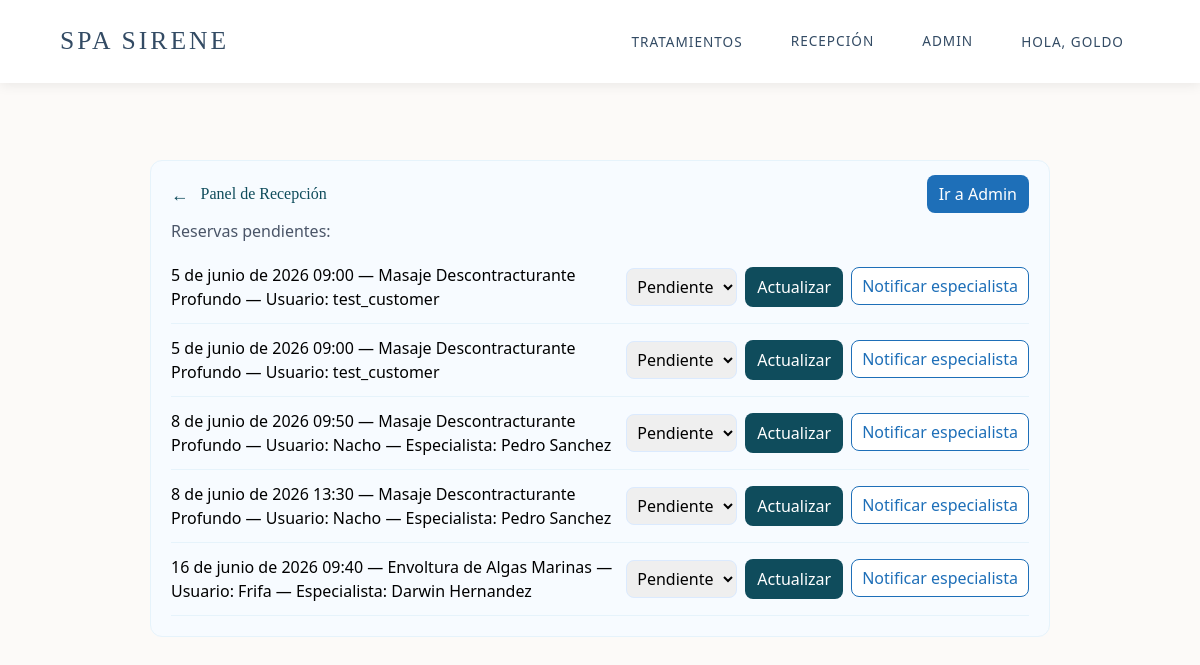
Screenshot of /spa/reception/ (signed in) with the database file from the repository.
### coffee/models.py (models this page shows, shortened)
class Reserva(models.Model):
    ESTADO_CHOICES = [
        ('PENDIENTE', 'En revisión'),
        ('CONFIRMADA', 'Confirmada'),
        ('RECHAZADA', 'Rechazada'),  # Configurado para el sistema de correos
    ]
    usuario = models.ForeignKey(User, on_delete=models.CASCADE)
    servicio = models.ForeignKey(Servicio, on_delete=models.CASCADE)
    especialista = models.ForeignKey('Specialist', on_delete=models.PROTECT, null=True, blank=True)
    fecha = models.DateField()
    hora = models.TimeField()
    estado = models.CharField(max_length=20, choices=ESTADO_CHOICES, default='PENDIENTE')
    specialist_response = models.CharField(max_length=20, choices=[('PENDIENTE','Pendiente'),('ACEPTADA','Aceptada'),('RECHAZADA','Rechazada')], default='PENDIENTE')
    specialist_token = models.UUIDField(default=uuid.uuid4, editable=False, unique=True)
    fecha_creacion = models.DateTimeField(auto_now_add=True)

class Servicio(models.Model):
    CATEGORY_CHOICES = [
        ('FACIAL', 'Faciales'),
        ('CORPORAL', 'Corporales'),
    ]
    name = models.CharField(max_length=255)
    price = models.FloatField()
    quantify = models.IntegerField()  # Representa la duración en minutos
    image = models.CharField(max_length=2083)
    categoria = models.CharField(max_length=20, choices=CATEGORY_CHOICES, default='FACIAL')
    description = models.TextField(null=True, blank=True)
    specialist = models.CharField(max_length=255, null=True, blank=True)
    specialists = models.ManyToManyField('Specialist', blank=True, related_name='services')

class Specialist(models.Model):
    name = models.CharField(max_length=255)
    available = models.BooleanField(default=True)
    email = models.EmailField(null=True, blank=True)
    class Meta:
        verbose_name = 'Specialist'
        verbose_name_plural = 'Specialists'

### coffee/views.py (the view)
# urls.py: path('reception/', views.reception_dashboard, name='reception_dashboard'),
@login_required
@group_required('Receptionist')
def reception_dashboard(request):
    reservas = Reserva.objects.filter(estado='PENDIENTE').order_by('fecha', 'hora')
    return render(request, 'reception_dashboard.html', {'reservas': reservas})

### coffee/context_processors.py (called while the page is built)
def role_flags(request):
    user = getattr(request, 'user', None)
    is_receptionist = False
    is_admin_superior = False
    try:
        if user and user.is_authenticated:
            if user.is_superuser or user.is_staff:
                is_receptionist = user.is_superuser or ('receptionist' in [g.lower() for g in user.groups.values_list('name', flat=True)])
                is_admin_superior = True
            else:
                groups = [g.lower() for g in user.groups.values_list('name', flat=True)]
                is_receptionist = 'receptionist' in groups or 'recepcionista' in groups
                is_admin_superior = 'adminsuperior' in groups or 'admin_superior' in groups
    except Exception:
        pass
    return {'is_receptionist': is_receptionist, 'is_admin_superior': is_admin_superior}

### coffee/views.py (called while the page is built)
def in_group(user, group_name):
    if not user or not user.is_authenticated:
        return False
    if user.is_superuser:
        return True
    return user.groups.filter(name=group_name).exists()

def group_required(group_name):
    return user_passes_test(lambda u: in_group(u, group_name))

### coffee/templates/reception_dashboard.html (shortened to what this page needs)
{% extends 'base.html' %}
{% load static %}
{% block content %}
<div style="max-width:900px;margin:60px auto;padding:20px;background:#f7fbff;border-radius:12px;border:1px solid #e6f3fb;">
    <div style="display:flex;align-items:center;justify-content:space-between;">
        <div style="display:flex;align-items:center;gap:12px;">
            <a href="{% url 'admin_dashboard' %}" style="text-decoration:none;color:#0f4c5c;font-size:1.1rem;">←</a>
            <h2 style="margin:0;color:#0f4c5c;font-family:'Playfair Display', serif;">Panel de Recepción</h2>
        </div>
        <div>
            {% if is_admin_superior %}
                <a href="{% url 'admin_dashboard' %}" style="background:#1e6fb8;color:white;padding:8px 12px;border-radius:8px;text-decoration:none;">Ir a Admin</a>
            {% endif %}
        </div>
    </div>
    <p style="margin-top:12px;color:#4a5568;">Reservas pendientes:</p>
    <ul style="margin-top:8px;">
        {% for r in reservas %}
                <li style="padding:12px 0;border-bottom:1px solid #e6f3fb;display:flex;justify-content:space-between;align-items:center;gap:12px;">
                	<div style="flex:1">{{ r.fecha }} {{ r.hora }} — {{ r.servicio.name }} — Usuario: {{ r.usuario.username }}{% if r.especialista %} — Especialista: {{ r.especialista.name }}{% endif %}</div>
                	<div style="display:flex;gap:8px;">
                    <form method="post" action="{% url 'cambiar_estado_reserva' r.id %}" style="display:inline-flex;align-items:center;gap:8px;">
                        <select name="estado" style="padding:6px;border:1px solid #dbeafe;border-radius:8px;">
                            <option value="PENDIENTE" {% if r.estado == 'PENDIENTE' %}selected{% endif %}>Pendiente</option>
                        </select>
                        <button type="submit" class="btn-primary">Actualizar</button>
                    </form>
                    <form method="post" action="{% url 'notify_specialist' r.id %}" style="display:inline-block;">
                        <button type="submit" class="btn-outline">Notificar especialista</button>
                    </form>
                	</div>
        	</li>
        {% empty %}
        <li>No hay reservas pendientes.</li>
        {% endfor %}
    </ul>
</div>
{% endblock %}

### coffee/templates/base.html (shortened to what this page needs)
<!doctype html>
<html lang="es">
{% load static %}
<head>
    <link rel="stylesheet" href="{% static 'css/styles.css' %}">
    <script src="https://cdn.tailwindcss.com"></script>
</head>
<body>
    <nav class="nav-sirene">
        <a href="{% url 'index' %}" class="brand">SPA SIRENE</a>
        <div class="nav-links">
            <div class="nav-item has-dropdown">
                <a href="{% url 'home' %}" class="nav-link">Tratamientos</a>
            </div>
            {% if user.is_authenticated %}
                {% if is_receptionist %}
                    <a href="{% url 'reception_dashboard' %}" class="nav-link">Recepción</a>
                {% endif %}
                {% if is_admin_superior %}
                    <a href="{% url 'admin_dashboard' %}" class="nav-link">Admin</a>
                {% endif %}
                <div class="nav-item has-dropdown">
                    <a class="nav-link">Hola, {{ user.first_name|default:user.username }}</a>
                </div>
            {% else %}
                <a href="{% url 'login' %}" class="nav-link">Login</a>
                <a href="{% url 'register' %}" class="nav-button">Registro</a>
            {% endif %}
        </div>
    </nav>
    <main>
        {% block content %}{% endblock %}
    </main>
</body>
</html>

### static/css/styles.css (style rules this page uses)
* { margin: 0; padding: 0; box-sizing: border-box; font-family: 'Segoe UI', sans-serif; }
body { min-height: 100vh; overflow-x: hidden; background-color: #fff; }
.btn-primary { background:#0f4c5c;color:white;padding:8px 12px;border-radius:8px;text-decoration:none;display:inline-block }
.btn-outline { background:#fff;border:1px solid #1e6fb8;color:#1e6fb8;padding:6px 10px;border-radius:8px;text-decoration:none }

### coffee/templates/base.html (style rules this page uses)
:root { --rain-boots: #334B64; --blanco: #ffffff; --text-soft: #4b5563; }
* { box-sizing: border-box; margin: 0; padding: 0; }
html, body { margin: 0; padding: 0; width: 100%; min-height: 100vh; background-color: #fcfaf8; font-family: 'Poppins', sans-serif; }
body:not(:has(.full-hero)) { padding-top: 100px; }
.nav-sirene { position: absolute; top: 0; left: 0; width: 100%; background: var(--blanco); padding: 1.2rem 5%; display: flex; justify-content: space-between; align-items: center; box-shadow: 0 2px 12px rgba(0,0,0,0.08); z-index: 1000; }
.brand { font-family: 'Playfair Display', serif; font-size: 1.6rem; letter-spacing: 3px; text-decoration: none; color: var(--rain-boots); text-transform: uppercase; }
.nav-links { display: flex; gap: 1rem; align-items: center; flex-wrap: wrap; }
.nav-link, .nav-button { text-decoration: none; color: var(--rain-boots); font-size: 0.85rem; font-weight: 500; letter-spacing: 1px; text-transform: uppercase; padding: 0.75rem 1rem; border-radius: 999px; }
.nav-item { position: relative; }
.has-dropdown > .nav-link { cursor: pointer; }
main { width: 100%; display: block; }

### rows the page displays
Reserva: fecha "5 de junio de 2026", hora "09:00", servicio.name "Masaje Descontracturante Profundo", usuario.username "test_customer", estado "Pendiente"
Reserva: fecha "5 de junio de 2026", hora "09:00", servicio.name "Masaje Descontracturante Profundo", usuario.username "test_customer", estado "Pendiente"
Reserva: fecha "8 de junio de 2026", hora "09:50", servicio.name "Masaje Descontracturante Profundo", usuario.username "Nacho", especialista.name "Pedro Sanchez", estado "Pendiente"
Reserva: fecha "8 de junio de 2026", hora "13:30", servicio.name "Masaje Descontracturante Profundo", usuario.username "Nacho", especialista.name "Pedro Sanchez", estado "Pendiente"
Reserva: fecha "16 de junio de 2026", hora "09:40", servicio.name "Envoltura de Algas Marinas", usuario.username "Frifa", especialista.name "Darwin Hernandez", estado "Pendiente"

### other values shown
{{ user.first_name|default:user.username }} "GOLDO"
